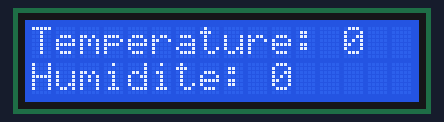
Bench run of a sketch on a simulated Arduino Uno, built with avr-gcc and run on an emulated ATmega328P. Parts: 16×2 character LCD.

Above: at 0.1 s.
At 128.1 s:
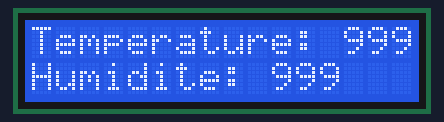

The sketch:

thermotre_sans_fil_RX.ino
```cpp
#include <RCSwitch.h>
#include <LiquidCrystal_I2C.h>

RCSwitch mySwitch = RCSwitch();
LiquidCrystal_I2C lcd(0x27, 16, 2);

String temporaryValue ;
int temperature = 0 ;
int humidite = 0 ;
long oldDataTime;

void setup() {
  Serial.begin(115200);
  lcd.init();
  lcd.backlight();
  mySwitch.enableReceive(0);  // Receiver on interrupt 0 => that is pin #2
}

void loop() {
  if (mySwitch.available()) {

    int value = mySwitch.getReceivedValue();

    if (value == 0) {
      Serial.print("Unknown encoding");
    } else {
      /*      Serial.print("Received ");
            Serial.print( mySwitch.getReceivedValue() );
            Serial.print(" / ");
            Serial.print( mySwitch.getReceivedBitlength() );
            Serial.print("bit ");
            Serial.print("Protocol: ");
            Serial.println( mySwitch.getReceivedProtocol() );*/
    }

    // get data and split values
    // on recupere la data et on separe les valeurs
    temporaryValue = String(mySwitch.getReceivedValue());
    if (temporaryValue.substring(0, 3) == "999") {
      temperature = temporaryValue.substring(3).toInt() ;
    }
    if (temporaryValue.substring(0, 3) == "888") {
      humidite = temporaryValue.substring(3).toInt() ;
    }

    // reset 433
    mySwitch.resetAvailable();

    oldDataTime = millis();

  }
  // control if we lost information , 10 second
  // On controle si on a perdu le signal depuis plus de 10secondes
  if (millis() > (oldDataTime + 10000) ) {
    temperature = 999 ;
    humidite = 999 ;
  }

  // print value
  // on affiche les valeurs
  lcd.print("Temperature: ");
  lcd.print(temperature);
  lcd.setCursor(0, 1);
  lcd.print("Humidite: ");
  lcd.print(humidite);

  delay(2000);
  lcd.clear();
}
```
